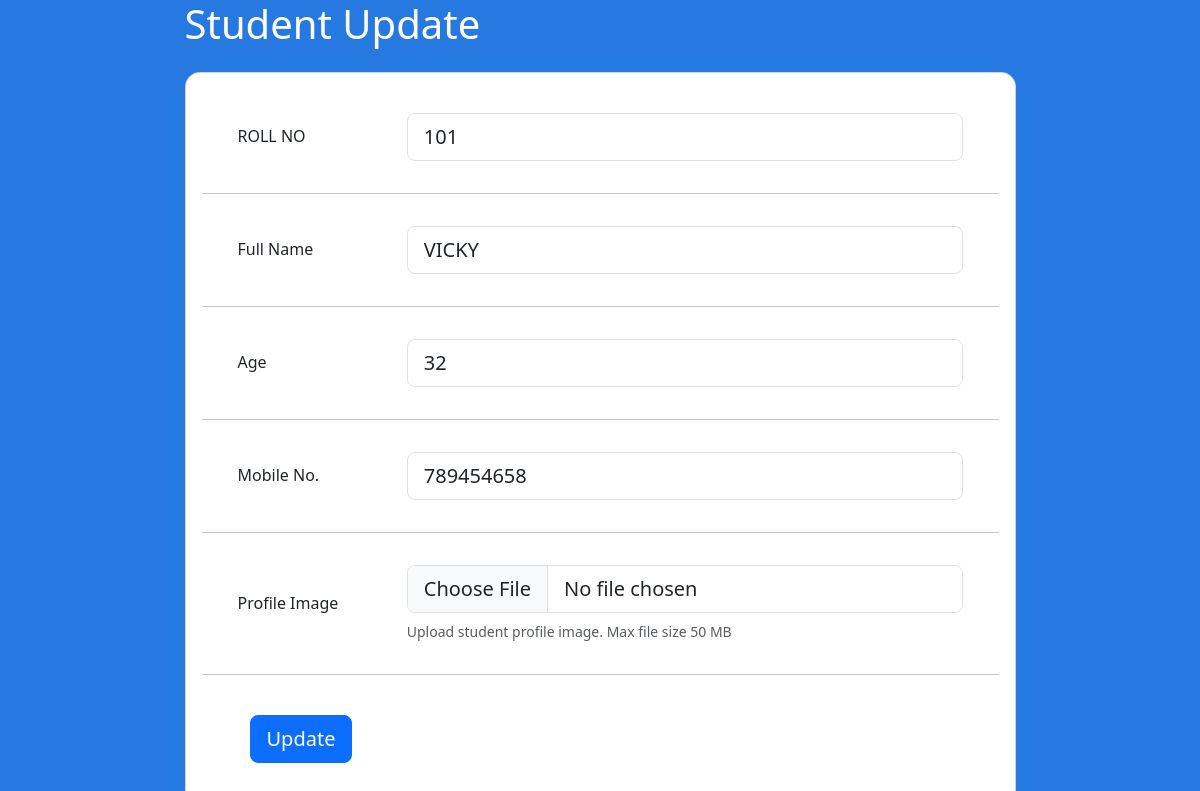
/student/update/8, run on the app's committed database.
### student/models.py (models this page shows)
class Student(models.Model):
    faculty = models.ForeignKey(
        Faculty, verbose_name=("Faculty"), on_delete=models.CASCADE
    )
    rollno = models.IntegerField()
    name = models.CharField(max_length=100)
    age = models.IntegerField()
    mobile = models.IntegerField()
    image = models.ImageField(upload_to="profile/")

### student/views.py (the view)
# urls.py: path("update/<int:id>", views.student_update, name="update"),
def student_update(request, id):
    student = Student.objects.get(pk=id)
    return render(request, "student_update.html", {"student": student})

### templates/student_update.html (shortened to what this page needs)
<!DOCTYPE html>
<html>
<head>
    {% load bootstrap5 %}
    {% bootstrap_css %}
    <link rel="stylesheet" href="">
</head>
<body>
    <form action="/student/doupdate/{{student.id}}" method="post" enctype="multipart/form-data">
        <section class="vh-100" style="background-color: #2779e2;">
            <div class="container h-100">
                <div class="row d-flex justify-content-center align-items-center h-100">
                    <div class="col-xl-9">
                        <h1 class="text-white mb-4">Student Update</h1>
                        <div class="card" style="border-radius: 15px;">
                            <div class="card-body">
                                <div class="row align-items-center pt-4 pb-3">
                                    <div class="col-md-3 ps-5">
                                        <h6 class="mb-0">ROLL NO</h6>
                                    </div>
                                    <div class="col-md-9 pe-5">
                                        <input type="number" class="form-control form-control-lg" name="rollno" value = {{student.rollno}}>
                                    </div>
                                </div>
                                <hr class="mx-n3">
                                <div class="row align-items-center py-3">
                                    <div class="col-md-3 ps-5">
                                        <h6 class="mb-0">Full Name</h6>
                                    </div>
                                    <div class="col-md-9 pe-5">
                                        <input type="text" class="form-control form-control-lg" name="name"  value = {{student.name}}>
                                    </div>
                                </div>
                                <hr class="mx-n3">
                                <div class="row align-items-center py-3">
                                    <div class="col-md-3 ps-5">
                                        <h6 class="mb-0">Age</h6>
                                    </div>
                                    <div class="col-md-9 pe-5">
                                        <input type="text" class="form-control form-control-lg" name="age"  value = {{student.age}}>
                                    </div>
                                </div>
                                <hr class="mx-n3">
                                <div class="row align-items-center py-3">
                                    <div class="col-md-3 ps-5">
                                        <h6 class="mb-0">Mobile No.</h6>
                                    </div>
                                    <div class="col-md-9 pe-5">
                                        <input type="phone" class="form-control form-control-lg" name="mobile" value = {{student.mobile}}>
                                    </div>
                                </div>
                                <hr class="mx-n3">
                                <div class="row align-items-center py-3">
                                    <div class="col-md-3 ps-5">
                                        <h6 class="mb-0">Profile Image</h6>
                                    </div>
                                    <div class="col-md-9 pe-5">
                                        <input class="form-control form-control-lg" id="image" type="file"
                                            name="image" >
                                        <div class="small text-muted mt-2">Upload student profile image.
                                            Max
                                            file
                                            size 50 MB</div>
                                    </div>
                                </div>
                                <hr class="mx-n3">
                                <div class="px-5 py-4">
                                    <button type="submit" class="btn btn-primary btn-lg">Update</button>
                                </div>
                            </div>
                        </div>
                    </div>
                </div>
            </div>
        </section>
    </form>
</body>
</html>

### data on the page
Student: rollno "101", name "VICKY", age "32", mobile "789454658"
